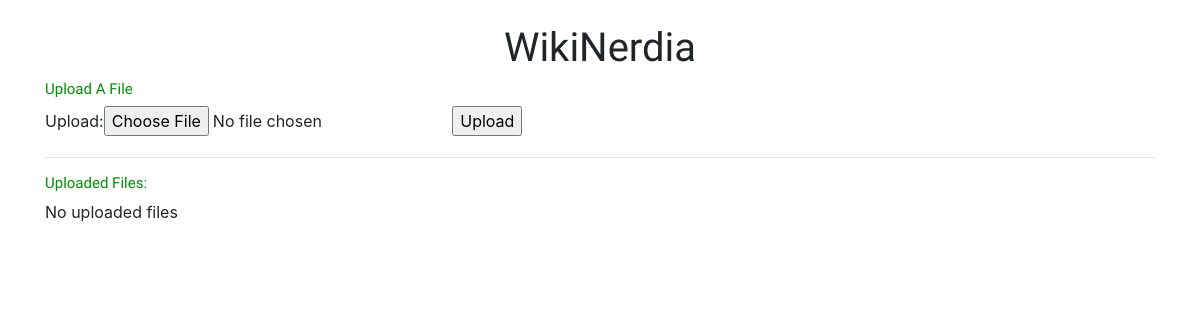
Page /wiki/upload/ on the earlier database version.
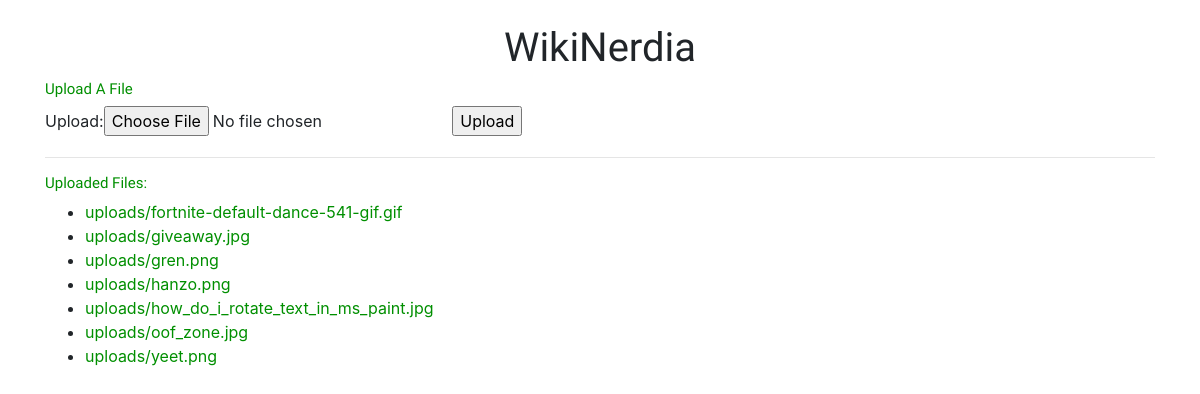
Same page on the later database version.
### wiki/models.py (models this page shows, shortened)
class UserFileUpload(models.Model):
    upload = models.FileField(upload_to='uploads/')

### wiki/views.py (the view)
# urls.py: path('upload/', views.upload_file, name='upload_page' ),
def upload_file(request):
    context = {}
    if request.method == 'POST':
        form = UploadFileForm(request.POST, request.FILES)
        if form.is_valid():
            form.save()
    else:
        form = UploadFileForm()
    context['form'] = form
    context['files'] = UserFileUpload.objects.all().order_by('upload')
    return render(request, 'wiki/upload.html', context)

### wiki/forms.py
class UploadFileForm(ModelForm):
    class Meta:
        model = UserFileUpload
        fields = ['upload' ]

### wiki/templates/wiki/upload.html (shortened to what this page needs)
{% extends 'wiki/base.html' %}
{% load static %}
    {% block content %}
    <h2>Upload A File</h2>
    <form method='POST' enctype='multipart/form-data' action="{% url 'wiki:upload_page' %}">
        {{form}}
        <input type='submit' value="Upload">
    </form>
<hr />
<section>
    <h2>Uploaded Files:</h2>
    {% if files %}
    <ul>
        {% for file in files %}
        <li><a href="{{file.upload.url}}">{{file.upload.name}}</a></li>
        {% endfor %}
    </ul>
    {% else %}
    <p>No uploaded files</p>
    {% endif %}
</section>
{% endblock %}

### wiki/templates/wiki/base.html (shortened to what this page needs)
{% load static %}
<!DOCTYPE html>
<html>
<head>
    <header>
        <link rel="stylesheet" href="https://stackpath.bootstrapcdn.com/bootstrap/4.3.1/css/bootstrap.min.css"
>
        <link rel="stylesheet" type="text/css" href="{% static 'wiki/style.css' %}">
        <link href="https://fonts.googleapis.com/css?family=Days+One" rel="stylesheet"><br>
        <h1 style="text-align: center;">WikiNerdia</h1>
    </header>
</head>
<body class="container">
    {% block content %}No content provided{% endblock %}
</body>
</html>

### wiki/static/wiki/style.css (style rules this page uses)
li a { color: rgb(0, 143, 0); }
body { background: rgb(255, 255, 255); }
h1 { font-family: 'Days One', sans-serif; }
h2 { font-family: 'Days One', sans-serif; font-size: 15px; color: rgb(0, 143, 0); }

Differences in the rows shown:
added UserFileUpload: upload.name "uploads/fortnite-default-dance-541-gif.gif"
added UserFileUpload: upload.name "uploads/giveaway.jpg"
added UserFileUpload: upload.name "uploads/gren.png"
added UserFileUpload: upload.name "uploads/hanzo.png"
added UserFileUpload: upload.name "uploads/how_do_i_rotate_text_in_ms_paint.jpg"
added UserFileUpload: upload.name "uploads/oof_zone.jpg"
added UserFileUpload: upload.name "uploads/yeet.png"
Other differences:
text no longer shown: "No uploaded files"
